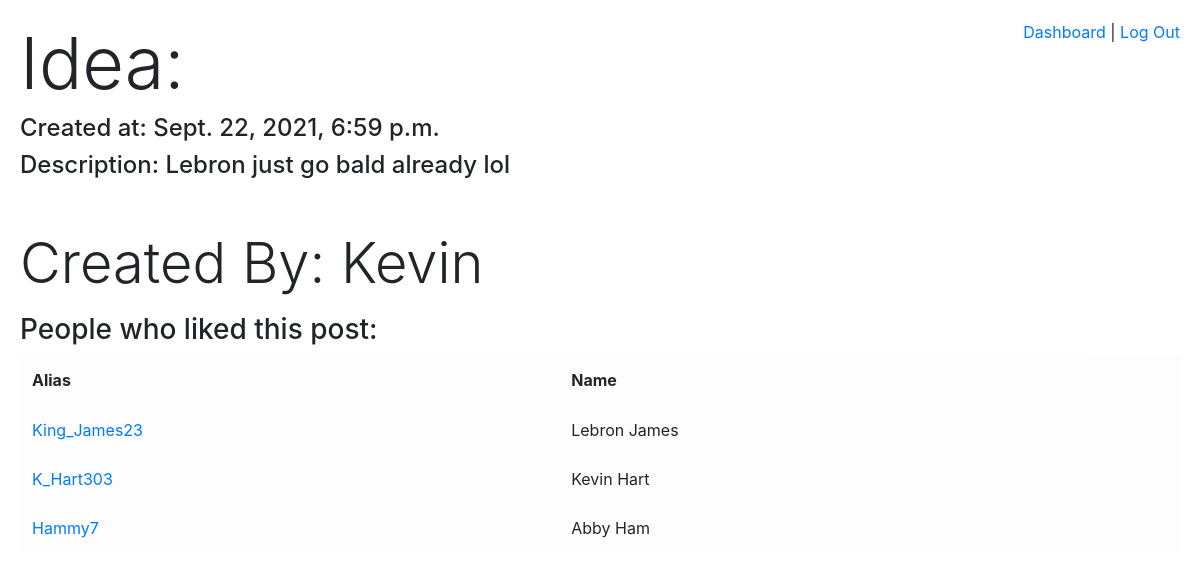
Page /display_one/8 (signed in) on the committed database.
### bright_app/models.py (models this page shows)
class Ideas(models.Model):
    first_name = models.CharField(max_length=45)
    description = models.TextField()
    like = models.ManyToManyField('User', related_name='liked_ideas')
    owner = models.ForeignKey('User', related_name='uploaded_by', on_delete=models.CASCADE)
    created_at = models.DateTimeField(auto_now_add=True)
    updated_at = models.DateTimeField(auto_now=True)
    objects = IdeasManager()

class User(models.Model):
    first_name = models.CharField(max_length=45)
    last_name = models.CharField(max_length=45)
    alias = models.CharField(max_length=45)
    email = models.EmailField(unique=True)
    password = models.CharField(max_length=255)
    objects = UserManager()

### bright_app/views.py (the view)
# urls.py: path('display_one/<int:id>', views.display_one),
def display_one(request, id):
    if 'user_id' not in request.session:
        return redirect('/')
    context = {
        'one_idea' : Ideas.objects.get(id=id),
    }
    return render(request, 'display_one.html', context)

### bright_app/templates/display_one.html (shortened to what this page needs)
<!DOCTYPE html>
<html lang="en">
<head>
    <link href="https://stackpath.bootstrapcdn.com/bootstrap/4.5.0/css/bootstrap.min.css" rel="stylesheet"
>
    {% load static %}
    <link rel="stylesheet" href="{% static 'style.css' %}">
</head>
<body>
    <div style="margin: 20px;" class="idea">
        <div style="float: right;" class="logout">
            <p><a href="/display_all">Dashboard</a> | <a href="/logout">Log Out</a></p>
        </div>
        <h1 class="display-3">Idea:</h1>
        <h4>Created at: {{one_idea.created_at}}</h4>
        <h4>Description: {{one_idea.description}}</h4>
        <h2 style="margin-top: 50px;" class="display-4">Created By: {{one_idea.owner.first_name}}</h2>
        <h3>People who liked this post:</h3>
        <div class="table">
            <table class="table table-light">
                <thead>
                    <tr>
                        <th>Alias</th>
                        <th>Name</th>
                    </tr>
                </thead>
                <tbody>
                    {%for person in one_idea.like.all%}
                    <tr>
                        <td><a href="/user/{{person.id}}">{{person.alias}}</a></td>
                        <td>{{ person.first_name}} {{person.last_name}}<td>
                    </tr>
                    {%endfor%}
                </tbody>
            </table>
        </div>
    </div>
</body>
</html>

### bright_app/static/style.css (style rules this page uses)
* { margin: 0 auto; }

### rows in the picture
Ideas: created_at "Sept. 22, 2021, 6:59 p.m.", description "Lebron just go bald already lol", owner.first_name "Kevin"
User: alias "King_James23", first_name "Lebron", last_name "James"
User: alias "K_Hart303", first_name "Kevin", last_name "Hart"
User: alias "Hammy7", first_name "Abby", last_name "Ham"
